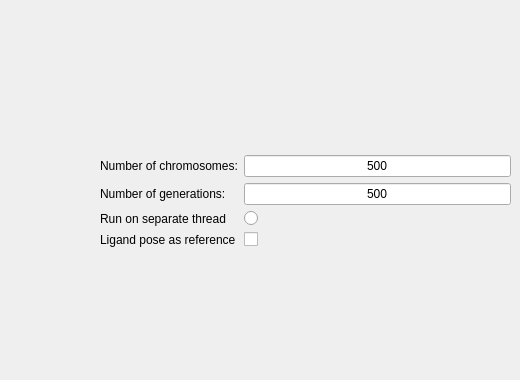
     <widget class="QWidget" name="tab_5">
      <attribute name="title">
       <string>Settings</string>
      </attribute>
      <widget class="QWidget" name="formLayoutWidget">
       <property name="geometry">
        <rect>
         <x>100</x>
         <y>30</y>
         <width>411</width>
         <height>341</height>
        </rect>
       </property>
       <layout class="QFormLayout" name="formLayout">
        <item row="0" column="0">
         <spacer name="verticalSpacer_3">
          <property name="orientation">
           <enum>Qt::Vertical</enum>
          </property>
          <property name="sizeHint" stdset="0">
           <size>
            <width>20</width>
            <height>40</height>
           </size>
          </property>
         </spacer>
        </item>
        <item row="1" column="0">
         <widget class="QLabel" name="label_31">
          <property name="text">
           <string>&lt;html&gt;&lt;head/&gt;&lt;body&gt;&lt;p&gt;Number of chromosomes:&lt;/p&gt;&lt;/body&gt;&lt;/html&gt;</string>
          </property>
         </widget>
        </item>
        <item row="1" column="1">
         <widget class="QLineEdit" name="input_num_chromosomes">
          <property name="text">
           <string>500</string>
          </property>
          <property name="alignment">
           <set>Qt::AlignCenter</set>
          </property>
         </widget>
        </item>
        <item row="2" column="0">
         <widget class="QLabel" name="label_32">
          <property name="text">
           <string>&lt;html&gt;&lt;head/&gt;&lt;body&gt;&lt;p&gt;Number of generations:&lt;/p&gt;&lt;/body&gt;&lt;/html&gt;</string>
          </property>
         </widget>
        </item>
        <item row="2" column="1">
         <widget class="QLineEdit" name="input_num_generations">
          <property name="text">
           <string>500</string>
          </property>
          <property name="alignment">
           <set>Qt::AlignCenter</set>
          </property>
         </widget>
        </item>
        <item row="7" column="0">
         <spacer name="verticalSpacer_4">
          <property name="orientation">
           <enum>Qt::Vertical</enum>
          </property>
          <property name="sizeHint" stdset="0">
           <size>
            <width>20</width>
            <height>40</height>
           </size>
          </property>
         </spacer>
        </item>
        <item row="3" column="0">
         <widget class="QLabel" name="label_8">
          <property name="text">
           <string>Run on separate thread</string>
          </property>
         </widget>
        </item>
        <item row="3" column="1">
         <widget class="QRadioButton" name="flexaid_multithread_button">
          <property name="text">
           <string/>
          </property>
         </widget>
        </item>
        <item row="4" column="0">
         <widget class="QLabel" name="label_15">
          <property name="text">
           <string>Ligand pose as reference</string>
          </property>
         </widget>
        </item>
        <item row="4" column="1">
         <widget class="QCheckBox" name="flexaid_ligref_checkBox">
          <property name="text">
           <string/>
          </property>
         </widget>
        </item>
       </layout>
      </widget>
     </widget>
